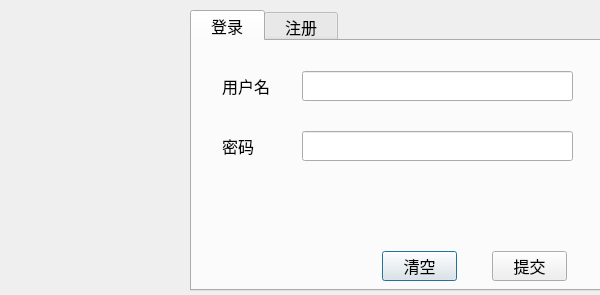
<?xml version="1.0" encoding="UTF-8"?>
<ui version="4.0">
 <class>LoginDialog</class>
 <widget class="QDialog" name="LoginDialog">
  <property name="geometry">
   <rect>
    <x>0</x>
    <y>0</y>
    <width>600</width>
    <height>295</height>
   </rect>
  </property>
  <property name="minimumSize">
   <size>
    <width>600</width>
    <height>295</height>
   </size>
  </property>
  <property name="maximumSize">
   <size>
    <width>600</width>
    <height>295</height>
   </size>
  </property>
  <property name="font">
   <font>
    <pointsize>12</pointsize>
   </font>
  </property>
  <property name="windowTitle">
   <string>Dialog</string>
  </property>
  <widget class="QTabWidget" name="tw_page">
   <property name="geometry">
    <rect>
     <x>190</x>
     <y>10</y>
     <width>411</width>
     <height>281</height>
    </rect>
   </property>
   <property name="currentIndex">
    <number>0</number>
   </property>
   <widget class="QWidget" name="tab_1">
    <attribute name="title">
     <string>  登录  </string>
    </attribute>
    <widget class="QLabel" name="lb_name">
     <property name="geometry">
      <rect>
       <x>30</x>
       <y>30</y>
       <width>54</width>
       <height>30</height>
      </rect>
     </property>
     <property name="text">
      <string>用户名</string>
     </property>
    </widget>
    <widget class="QLabel" name="lb_password">
     <property name="geometry">
      <rect>
       <x>30</x>
       <y>90</y>
       <width>54</width>
       <height>30</height>
      </rect>
     </property>
     <property name="text">
      <string>密码</string>
     </property>
    </widget>
    <widget class="QLineEdit" name="le_name">
     <property name="geometry">
      <rect>
       <x>110</x>
       <y>30</y>
       <width>271</width>
       <height>30</height>
      </rect>
     </property>
     <property name="toolTip">
      <string> 输入用户名或密码,  长度不超过10 位 </string>
     </property>
    </widget>
    <widget class="QLineEdit" name="le_password">
     <property name="geometry">
      <rect>
       <x>110</x>
       <y>90</y>
       <width>271</width>
       <height>30</height>
      </rect>
     </property>
     <property name="text">
      <string/>
     </property>
     <property name="echoMode">
      <enum>QLineEdit::Password</enum>
     </property>
    </widget>
    <widget class="QPushButton" name="pb_clear">
     <property name="geometry">
      <rect>
       <x>190</x>
       <y>210</y>
       <width>75</width>
       <height>30</height>
      </rect>
     </property>
     <property name="text">
      <string>清空</string>
     </property>
    </widget>
    <widget class="QPushButton" name="pb_commit">
     <property name="geometry">
      <rect>
       <x>300</x>
       <y>210</y>
       <width>75</width>
       <height>30</height>
      </rect>
     </property>
     <property name="text">
      <string>提交</string>
     </property>
    </widget>
   </widget>
   <widget class="QWidget" name="tab_2">
    <attribute name="title">
     <string>  注册  </string>
    </attribute>
    <widget class="QLineEdit" name="le_register_name">
     <property name="geometry">
      <rect>
       <x>110</x>
       <y>30</y>
       <width>271</width>
       <height>30</height>
      </rect>
     </property>
    </widget>
    <widget class="QLabel" name="lb_register_name">
     <property name="geometry">
      <rect>
       <x>30</x>
       <y>30</y>
       <width>54</width>
       <height>30</height>
      </rect>
     </property>
     <property name="text">
      <string>用户名</string>
     </property>
    </widget>
    <widget class="QLineEdit" name="le_register_password">
     <property name="geometry">
      <rect>
       <x>110</x>
       <y>90</y>
       <width>271</width>
       <height>30</height>
      </rect>
     </property>
     <property name="text">
      <string/>
     </property>
     <property name="echoMode">
      <enum>QLineEdit::Password</enum>
     </property>
    </widget>
    <widget class="QLabel" name="lb_register_password">
     <property name="geometry">
      <rect>
       <x>30</x>
       <y>90</y>
       <width>54</width>
       <height>30</height>
      </rect>
     </property>
     <property name="text">
      <string>密码</string>
     </property>
    </widget>
    <widget class="QLabel" name="lb_register_confirm">
     <property name="geometry">
      <rect>
       <x>30</x>
       <y>150</y>
       <width>54</width>
       <height>30</height>
      </rect>
     </property>
     <property name="text">
      <string>确认</string>
     </property>
    </widget>
    <widget class="QLineEdit" name="le_register_confirm">
     <property name="geometry">
      <rect>
       <x>110</x>
       <y>150</y>
       <width>271</width>
       <height>30</height>
      </rect>
     </property>
     <property name="text">
      <string/>
     </property>
     <property name="echoMode">
      <enum>QLineEdit::Password</enum>
     </property>
    </widget>
    <widget class="QPushButton" name="pb_register_clear">
     <property name="geometry">
      <rect>
       <x>190</x>
       <y>210</y>
       <width>75</width>
       <height>30</height>
      </rect>
     </property>
     <property name="text">
      <string>清空</string>
     </property>
    </widget>
    <widget class="QPushButton" name="pb_register_commit">
     <property name="geometry">
      <rect>
       <x>300</x>
       <y>210</y>
       <width>75</width>
       <height>30</height>
      </rect>
     </property>
     <property name="text">
      <string>提交</string>
     </property>
    </widget>
   </widget>
  </widget>
  <widget class="QLabel" name="lb_icon">
   <property name="geometry">
    <rect>
     <x>0</x>
     <y>10</y>
     <width>191</width>
     <height>281</height>
    </rect>
   </property>
   <property name="text">
    <string/>
   </property>
   <property name="pixmap">
    <pixmap resource="resource.qrc">:/tx/7.png</pixmap>
   </property>
   <property name="scaledContents">
    <bool>true</bool>
   </property>
   <property name="alignment">
    <set>Qt::AlignCenter</set>
   </property>
  </widget>
 </widget>
 <tabstops>
  <tabstop>tw_page</tabstop>
  <tabstop>le_name</tabstop>
  <tabstop>le_password</tabstop>
  <tabstop>pb_commit</tabstop>
  <tabstop>pb_clear</tabstop>
  <tabstop>le_register_name</tabstop>
  <tabstop>le_register_password</tabstop>
  <tabstop>le_register_confirm</tabstop>
  <tabstop>pb_register_commit</tabstop>
  <tabstop>pb_register_clear</tabstop>
 </tabstops>
 <resources>
  <include location="resource.qrc"/>
 </resources>
 <connections/>
</ui>
